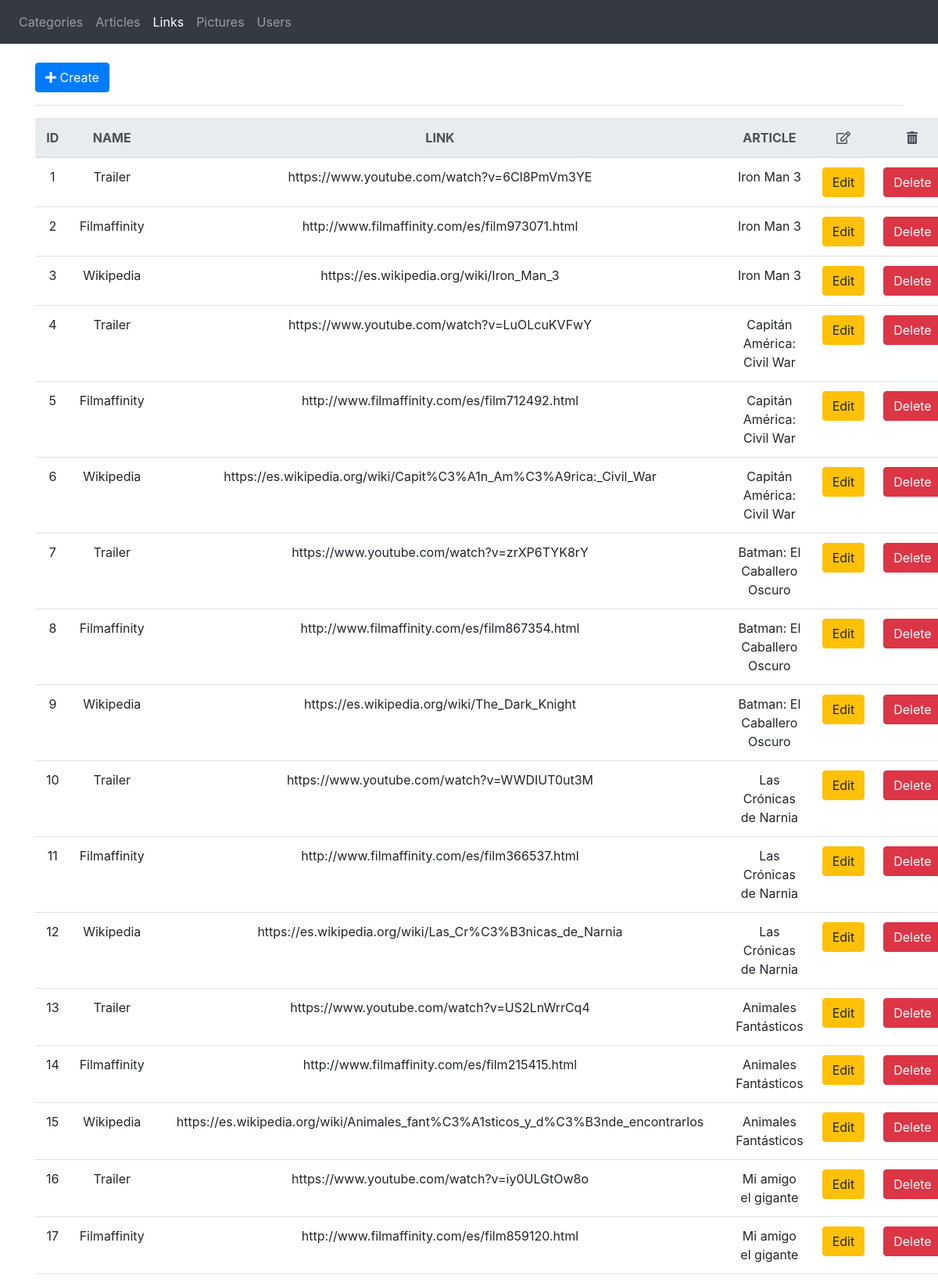
Page /?c=link (upper part) on the committed database.
### tables this page shows
CREATE TABLE CMS_LINKS (
  link_id int(30) NOT NULL AUTO_INCREMENT,
  name varchar(100) DEFAULT NULL,
  link varchar(600) DEFAULT NULL,
  article_id int(30) NOT NULL,
  PRIMARY KEY (link_id),
  FOREIGN KEY (article_id) References CMS_ARTICLES(article_id) ON DELETE CASCADE
);

CREATE TABLE CMS_ARTICLES (
  article_id int(30) NOT NULL AUTO_INCREMENT,
  name varchar(100) DEFAULT NULL,
  description text(600) DEFAULT NULL,
  picture varchar(100) DEFAULT NULL,
  category_id int(30) NOT NULL,
  PRIMARY KEY (article_id),
  FOREIGN KEY (category_id) References CMS_CATEGORIES(category_id) ON DELETE CASCADE
);

### app/controller/link.controller.php (called while the page is built, shortened)
<?php
require_once (Settings::PATH['models'].'/link.model.php');
require_once (Settings::PATH['models'].'/article.model.php');
class LinkController {
    private $linkModel;
    public function __CONSTRUCT() {
        $this->linkModel = new Link();
        $this->articleModel = new Article();
    }
    public function index() {
        $links = $this->getAll();
        require_once (Settings::PATH['views'].'/link/link.php');
    }
    public function getAll() {
        return $this->linkModel->getAll();
    }
}

### app/core/db.conf.php (called while the page is built)
<?php
class Database {
    public static function StartUp() {
        $pdo = new PDO(
            "mysql:host=".Settings::DB['host'].";
            dbname=".Settings::DB['name'].";
            charset=utf8",
            Settings::DB['user'],
            Settings::DB['pass']
        );
        $pdo->setAttribute(PDO::ATTR_ERRMODE, PDO::ERRMODE_EXCEPTION);
        return $pdo;
    }
}

### app/model/link.model.php (called while the page is built, shortened)
<?php
require_once (Settings::PATH['entities'].'/link.entity.php');
class Link {
	private $pdo;
	public function __CONSTRUCT() {
		try {
			$this->pdo = Database::StartUp();;
		}
		catch(Exception $e) {
			die($e->getMessage());
		}
	}
	public function getAll() {
		try {
            $sql = "SELECT * FROM CMS_LINKS";
			$stm = $this->pdo->prepare($sql);
			$stm->execute();
			return $stm->fetchAll(PDO::FETCH_CLASS, 'LinkEntity');
		}
		catch(Exception $e) {
			die($e->getMessage());
		}
	}
}

### app/entity/link.entity.php (called while the page is built, shortened)
<?php
class LinkEntity {
    private $id;
    private $name;
	private $link;
	private $idArticle;
	private $link_id;
	private $article_id;
	public function __CONSTRUCT() {
		try {
			$this->id = (int) $this->link_id;
			$this->idArticle = (int) $this->article_id;
		}
		catch(Exception $e) {
			die($e->getMessage());
		}
	}
	public function getId() {
		return $this->id;
	}
	public function getName() {
		return $this->name;
	}
	public function getLink() {
		return $this->link;
	}
	public function getIdArticle() {
		return $this->idArticle;
	}
}

### app/model/article.model.php (called while the page is built, shortened)
<?php
require_once (Settings::PATH['entities'].'/article.entity.php');
class Article {
	private $pdo;
	public function __CONSTRUCT() {
		try {
			$this->pdo = Database::StartUp();
		}
		catch(Exception $e) {
			die($e->getMessage());
		}
	}
	public function getAll() {
		try {
            $sql = "SELECT * FROM CMS_ARTICLES";
			$stm = $this->pdo->prepare($sql);
			$stm->execute();
			return $stm->fetchAll(PDO::FETCH_CLASS, 'ArticleEntity');
		}
		catch(Exception $e) {
			die($e->getMessage());
		}
	}
}

### app/entity/article.entity.php (called while the page is built, shortened)
<?php
class ArticleEntity {
    private $id;
    private $name;
	private $article_id;
	public function __CONSTRUCT() {
		try {
			$this->id = (int) $this->article_id;
		}
		catch(Exception $e) {
			die($e->getMessage());
		}
	}
	public function getId() {
		return $this->id;
	}
	public function getName() {
		return $this->name;
	}
}

### app/view/link/link.php (the view)
<a class="btn btn-primary text-center" href="?c=link&a=create"><i class="fas fa-plus"></i> Create</a>
<hr/>
<table class="table table-hover">
    <thead class="thead-light">
        <th class="text-center">ID</th><th class="text-center">NAME</th><th class="text-center">LINK</th>
            <th class="text-center">ARTICLE</th>
        <th class="text-center"><i class="far fa-edit"></i></th>
        <th class="text-center"><i class="fas fa-trash-alt"></i></th>
    </thead>
    <?php foreach($links as $link): ?>
        <tr>
            <td class="text-center"><?php echo $link->getId(); ?></td>
            <td class="text-center"><?php echo $link->getName(); ?></td>
            <td class="text-center"><?php echo $link->getLink(); ?></td>
            <?php foreach($this->articleModel->getAll() as $article): ?>
                <?php if ($article->getId() == $link->getIdArticle()) echo "<td class='text-center'>".$article->getName()."</td>"; ?>
            <?php endforeach; ?>
            <td class="text-center">
                <a class="btn btn-warning" href="?c=link&a=edit&id=<?php echo $link->getId(); ?>">Edit</a>
            </td>
            <td class="text-center">
                <a class="btn btn-danger" onclick="javascript:return confirm('Do you want delete this link?');" href="?c=link&a=delete&id=<?php echo $link->getId(); ?>">Delete</a>
            </td>
        </tr>
    <?php endforeach; ?>
</table>

### rows in the picture
cms_links: link_id "1", name "Trailer", link "https://www.youtube.com/watch?v=6Cl8PmVm3YE"
cms_articles: name "Iron Man 3"
cms_links: link_id "2", name "Filmaffinity", link "http://www.filmaffinity.com/es/film973071.html"
cms_links: link_id "3", name "Wikipedia", link "https://es.wikipedia.org/wiki/Iron_Man_3"
cms_links: link_id "4", name "Trailer", link "https://www.youtube.com/watch?v=LuOLcuKVFwY"
cms_articles: name "Capitán América: Civil War"
cms_links: link_id "5", name "Filmaffinity", link "http://www.filmaffinity.com/es/film712492.html"
cms_links: link_id "6", name "Wikipedia", link "https://es.wikipedia.org/wiki/Capit%C3%A1n_Am%C3%A9rica:_Civil_War"
cms_links: link_id "7", name "Trailer", link "https://www.youtube.com/watch?v=zrXP6TYK8rY"
cms_articles: name "Batman: El Caballero Oscuro"
cms_links: link_id "8", name "Filmaffinity", link "http://www.filmaffinity.com/es/film867354.html"
cms_links: link_id "9", name "Wikipedia", link "https://es.wikipedia.org/wiki/The_Dark_Knight"
cms_links: link_id "10", name "Trailer", link "https://www.youtube.com/watch?v=WWDIUT0ut3M"
cms_articles: name "Las Crónicas de Narnia"
cms_links: link_id "11", name "Filmaffinity", link "http://www.filmaffinity.com/es/film366537.html"
cms_links: link_id "12", name "Wikipedia", link "https://es.wikipedia.org/wiki/Las_Cr%C3%B3nicas_de_Narnia"
cms_links: link_id "13", name "Trailer", link "https://www.youtube.com/watch?v=US2LnWrrCq4"
cms_articles: name "Animales Fantásticos"
cms_links: link_id "14", name "Filmaffinity", link "http://www.filmaffinity.com/es/film215415.html"
cms_links: link_id "15", name "Wikipedia", link "https://es.wikipedia.org/wiki/Animales_fant%C3%A1sticos_y_d%C3%B3nde_encontrarlos"
cms_links: link_id "16", name "Trailer", link "https://www.youtube.com/watch?v=iy0ULGtOw8o"
cms_articles: name "Mi amigo el gigante"
cms_links: link_id "17", name "Filmaffinity", link "http://www.filmaffinity.com/es/film859120.html"
